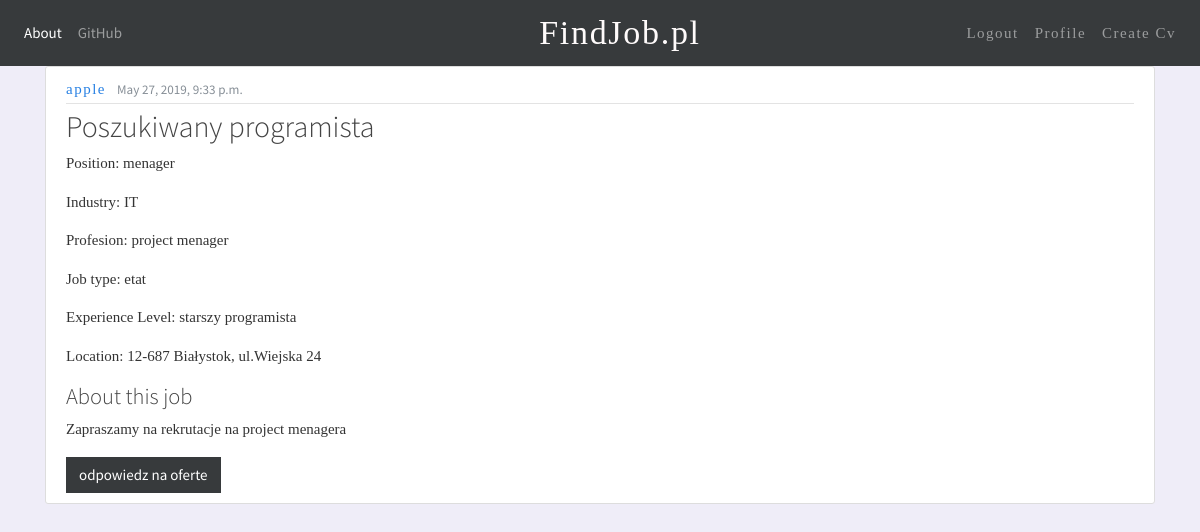
Page /offer/3/ (signed in) on the committed database.
### jobservice/models.py (models this page shows, shortened)
class JobOffer(models.Model):
    title = models.CharField(max_length= 50,default="")
    industry = models.CharField(max_length= 50,default="")
    proffesion = models.CharField(max_length= 50,default="")
    jobPosition = models.CharField(max_length= 50,default="")
    jobType = models.CharField(max_length= 50,default="")
    ExperienceLevel = models.CharField(max_length= 50,default="")
    postdate = models.DateTimeField(default=timezone.now)
    companyName = models.ForeignKey(User, on_delete = models.CASCADE)
    location =  models.CharField(max_length=300,default="")
    jobDescription = models.TextField()

class User(AbstractUser):
    is_person = models.BooleanField(default=False)
    is_company = models.BooleanField(default=False)

### companyusers/views.py (the view)
# urls.py: path('offer/<int:pk>/', OfferDetailView.as_view(), name='offer-details'),
class OfferDetailView(DetailView):
    model = JobOffer
    template_name = 'jobservice/offer.html'
    context_object_name = 'joboffers'

### jobservice/templates/jobservice/offer.html (shortened to what this page needs)
{% extends "jobservice/base.html"%}
{% block content%}
<article class="media content-section">
    <div class="media-body">
        <div class="article-metadata">
            <a class="mr-2 pasek_napis">{{ object.companyName }}</a>
            <small class="text-muted">{{ object.postdate}}</small>
        </div>
        <h2 class="article-tilte">{{ object.title }}</h2>
        <p class="article-content" style="font-family: Nunito Sans;">Position: {{ object.jobPosition }}</p>
        <p class="article-content" style="font-family: Nunito Sans;">Industry: {{ object.industry }}</p>
        <p class="article-content" style="font-family: Nunito Sans;">Profesion: {{ object.proffesion }}</p>
        <p class="article-content" style="font-family: Nunito Sans;">Job type: {{ object.jobType }}</p>
        <p class="article-content" style="font-family: Nunito Sans;">Experience Level: {{ object.ExperienceLevel }}</p>
        <p class="article-content" style="font-family: Nunito Sans;">Location: {{ object.location }}</p>
        <h4 class="article-content">About this job</h4>
        <p class="article-content" style="font-family: Nunito Sans;">{{ object.jobDescription }}</p>
        {% if user.is_authenticated and user.is_person %}
        <a type="button" href="reply" class="btn btn-dark">odpowiedz na oferte</a>
        {% endif %}
</article>
<br>
{%endblock content%}

### jobservice/static/jobservice/main.css (style rules this page uses)
.pasek_napis { font-family: Nunito Sans; font-style: normal; font-weight: normal; font-size: 15px; line-height: 25px; align-items: center; text-align: center; letter-spacing: 0.1em; mix-blend-mode: normal; }
body { background: #efedf8; color: #333333; }
h1, h2, h3, h4, h5, h6 { color: #444444; }
.content-section { background: #ffffff; padding: 10px 20px; border: 1px solid #dddddd; border-radius: 3px; margin-bottom: 5px; width: 100%; }
.article-content { white-space: pre-line; }
.article-metadata { padding-bottom: 1px; margin-bottom: 4px; border-bottom: 1px solid #e3e3e3 }

### rows in the picture
JobOffer: companyName "apple", postdate "May 27, 2019, 9:33 p.m.", title "Poszukiwany programista", jobPosition "menager", industry "IT", proffesion "project menager", jobType "etat", ExperienceLevel "starszy programista", location "12-687 Białystok, ul.Wiejska 24", jobDescription "Zapraszamy na rekrutacje na project menagera"
